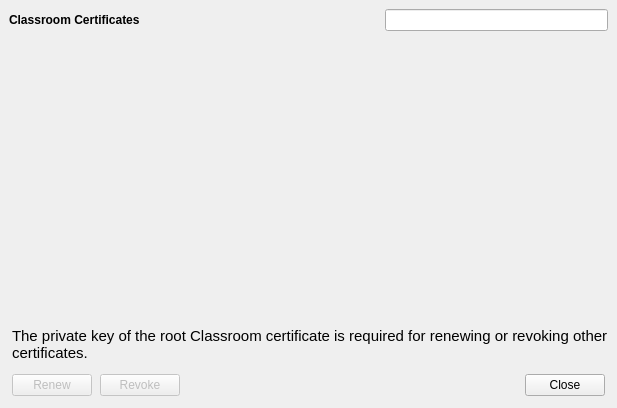
<?xml version="1.0" encoding="UTF-8"?>
<ui version="4.0">
 <class>ClassroomCertificatesDialog</class>
 <widget class="QDialog" name="ClassroomCertificatesDialog">
  <property name="geometry">
   <rect>
    <x>0</x>
    <y>0</y>
    <width>617</width>
    <height>408</height>
   </rect>
  </property>
  <property name="windowTitle">
   <string>Classroom Certificates</string>
  </property>
  <layout class="QVBoxLayout" name="verticalLayout">
   <property name="spacing">
    <number>0</number>
   </property>
   <property name="leftMargin">
    <number>0</number>
   </property>
   <property name="topMargin">
    <number>0</number>
   </property>
   <property name="rightMargin">
    <number>0</number>
   </property>
   <property name="bottomMargin">
    <number>0</number>
   </property>
   <item>
    <widget class="ViewSearchHeader" name="headerWidget" native="true">
     <layout class="QHBoxLayout" name="horizontalLayout_2">
      <property name="bottomMargin">
       <number>0</number>
      </property>
      <item>
       <widget class="QLabel" name="titleLabel">
        <property name="font">
         <font>
          <weight>75</weight>
          <bold>true</bold>
         </font>
        </property>
        <property name="text">
         <string>Classroom Certificates</string>
        </property>
       </widget>
      </item>
      <item>
       <spacer name="horizontalSpacer_2">
        <property name="orientation">
         <enum>Qt::Horizontal</enum>
        </property>
        <property name="sizeHint" stdset="0">
         <size>
          <width>201</width>
          <height>20</height>
         </size>
        </property>
       </spacer>
      </item>
      <item>
       <widget class="QLabel" name="numCertificatesField">
        <property name="minimumSize">
         <size>
          <width>10</width>
          <height>0</height>
         </size>
        </property>
        <property name="text">
         <string/>
        </property>
       </widget>
      </item>
      <item>
       <widget class="SearchLineEdit" name="lineEditSearch"/>
      </item>
     </layout>
    </widget>
   </item>
   <item>
    <widget class="StyledTreeView" name="treeView" native="true">
     <property name="sizePolicy">
      <sizepolicy hsizetype="Preferred" vsizetype="Expanding">
       <horstretch>0</horstretch>
       <verstretch>0</verstretch>
      </sizepolicy>
     </property>
     <property name="showDropIndicator" stdset="0">
      <bool>false</bool>
     </property>
     <property name="allColumnsShowFocus" stdset="0">
      <bool>true</bool>
     </property>
     <property name="alternatingRowColors" stdset="0">
      <bool>true</bool>
     </property>
     <property name="uniformRowHeights" stdset="0">
      <bool>true</bool>
     </property>
     <property name="sortingEnabled" stdset="0">
      <bool>true</bool>
     </property>
    </widget>
   </item>
   <item>
    <layout class="QHBoxLayout" name="horizontalLayout_4">
     <property name="leftMargin">
      <number>12</number>
     </property>
     <item>
      <widget class="QLabel" name="label">
       <property name="font">
        <font>
         <pointsize>11</pointsize>
        </font>
       </property>
       <property name="text">
        <string>The private key of the root Classroom certificate is required for renewing or revoking other certificates.</string>
       </property>
       <property name="wordWrap">
        <bool>true</bool>
       </property>
      </widget>
     </item>
    </layout>
   </item>
   <item>
    <layout class="QHBoxLayout" name="horizontalLayout">
     <property name="spacing">
      <number>8</number>
     </property>
     <property name="leftMargin">
      <number>12</number>
     </property>
     <property name="topMargin">
      <number>12</number>
     </property>
     <property name="rightMargin">
      <number>12</number>
     </property>
     <property name="bottomMargin">
      <number>12</number>
     </property>
     <item>
      <widget class="QPushButton" name="renewButton">
       <property name="enabled">
        <bool>false</bool>
       </property>
       <property name="text">
        <string>Renew</string>
       </property>
      </widget>
     </item>
     <item>
      <widget class="QPushButton" name="revokeButton">
       <property name="enabled">
        <bool>false</bool>
       </property>
       <property name="text">
        <string>Revoke</string>
       </property>
      </widget>
     </item>
     <item>
      <spacer name="horizontalSpacer">
       <property name="orientation">
        <enum>Qt::Horizontal</enum>
       </property>
       <property name="sizeHint" stdset="0">
        <size>
         <width>40</width>
         <height>20</height>
        </size>
       </property>
      </spacer>
     </item>
     <item>
      <widget class="QDialogButtonBox" name="buttonBox">
       <property name="standardButtons">
        <set>QDialogButtonBox::Close</set>
       </property>
      </widget>
     </item>
    </layout>
   </item>
  </layout>
 </widget>
 <customwidgets>
  <customwidget>
   <class>StyledTreeView</class>
   <extends>QWidget</extends>
   <header>FileWaveGuiLib/styledviews/styledtreeview.h</header>
  </customwidget>
  <customwidget>
   <class>SearchLineEdit</class>
   <extends>QLineEdit</extends>
   <header>FileWaveGuiLib/searchlineedit/searchlineedit.h</header>
  </customwidget>
  <customwidget>
   <class>ViewSearchHeader</class>
   <extends>QWidget</extends>
   <header>FileWaveGuiLib/searchheader/ViewSearchHeader.h</header>
   <container>1</container>
  </customwidget>
 </customwidgets>
 <resources/>
 <connections>
  <connection>
   <sender>buttonBox</sender>
   <signal>rejected()</signal>
   <receiver>ClassroomCertificatesDialog</receiver>
   <slot>reject()</slot>
   <hints>
    <hint type="sourcelabel">
     <x>520</x>
     <y>359</y>
    </hint>
    <hint type="destinationlabel">
     <x>459</x>
     <y>344</y>
    </hint>
   </hints>
  </connection>
  <connection>
   <sender>buttonBox</sender>
   <signal>accepted()</signal>
   <receiver>ClassroomCertificatesDialog</receiver>
   <slot>accept()</slot>
   <hints>
    <hint type="sourcelabel">
     <x>541</x>
     <y>362</y>
    </hint>
    <hint type="destinationlabel">
     <x>366</x>
     <y>341</y>
    </hint>
   </hints>
  </connection>
 </connections>
</ui>
